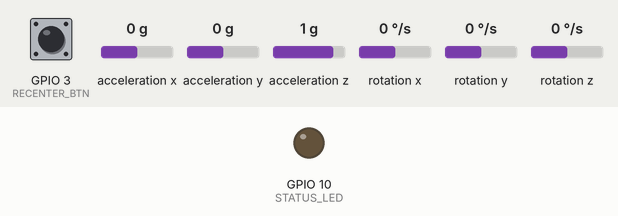
This sketch was run on a simulated ESP32-C3. Shown: output pins drawn as LEDs (lit = HIGH). Wiring (inferred from the names in the program): MPU-6050 motion sensor at I2C address 0x68. The test bench sets the inputs (shaded band); at power-on: GPIO 3 (RECENTER_BTN) HIGH, acceleration x 0 g, acceleration y 0 g, acceleration z 1 g, rotation x 0 °/s, rotation y 0 °/s, rotation z 0 °/s.

Above: at 0.1 s.
At 1.5 s:
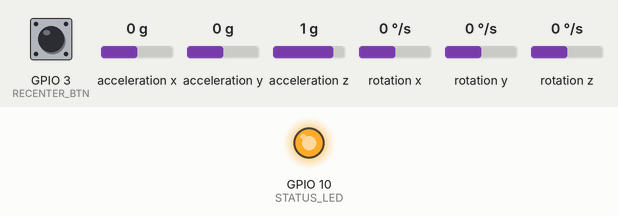
Timing chart, 0 to 3.0 s (numbered marks = the images above):
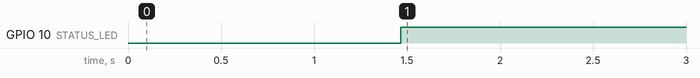

The sketch:

transmissor_c3_giroscopio.ino
```cpp
/*
 * OCTA ESP-NOW VR - TRANSMISSOR (head-tracker)
 * Placa: ESP32-C3 Super Mini.  Giroscopio: MPU6050 (I2C).  LED vermelho 2 pinos (status).
 *
 * MOVER A CABECA MOVE O GIMBAL (1:1):
 *   - inclinar (acenar) -> TILT   : vem do acelerometro (sem drift).
 *   - virar p/ os lados (yaw) -> PAN : vem do giroscopio INTEGRADO.
 *
 * ATENCAO ao yaw (pan): como o MPU6050 nao tem bussola, o pan e integrado e
 * DERIVA devagar. Por isso:
 *   1) Mantenha o controle PARADO ~1s ao ligar (calibra o zero do giroscopio).
 *   2) Use o BOTAO DE RECENTRALIZAR pra zerar o pan quando estiver olhando pra frente.
 *
 * LED de status:
 *   - PISCANDO  = procurando / sem conexao
 *   - ACESO FIXO = conectado (receptor recebendo)
 *
 * NAO precisa de biblioteca extra (MPU6050 lido direto por Wire).
 *
 * >>> ANTES DE USAR: cole em RECEIVER_MAC o MAC que o Octabot imprime no Serial. <<<
 *
 * Ligacao:
 *   MPU6050: VCC->3V3, GND->GND, SDA->GPIO8, SCL->GPIO9
 *   LED vermelho: GPIO10 -> resistor ~220ohm -> LED(+) ; LED(-) -> GND
 *   Botao recentralizar: GPIO3 -> botao -> GND  (usa pull-up interno)
 */

#include <WiFi.h>
#include <esp_now.h>
#include <esp_wifi.h>
#include <Wire.h>

// ===================== AJUSTES =====================
uint8_t RECEIVER_MAC[] = {0x00,0x00,0x00,0x00,0x00,0x00}; // <-- COLE o MAC do Octabot
#define WIFI_CANAL    1

#define SDA_PIN       8
#define SCL_PIN       9
#define STATUS_LED    10
#define RECENTER_BTN  3          // botao p/ GND (zera o pan)
#define MPU_ADDR      0x68

// Ganho: 1.0 = 1:1 (virar a cabeca 90 graus = gimbal 90 graus).
const float PAN_GANHO  = 1.0;
const float TILT_GANHO = 1.0;
const bool  PAN_INVERTE  = false;
const bool  TILT_INVERTE = false;
// ===================================================

typedef struct { int pan; int tilt; } Pacote;
Pacote pac;

volatile unsigned long ultimoOk = 0;
void onSent(const uint8_t* mac, esp_now_send_status_t status){
  if(status == ESP_NOW_SEND_SUCCESS) ultimoOk = millis();
}

float gyBias=0, gzBias=0;     // offset do giroscopio (calibrado no boot)
float pitch=0, yaw=0;         // angulos estimados (graus)
unsigned long ultimoMicros=0;

void mpuEscreve(uint8_t reg, uint8_t val){
  Wire.beginTransmission(MPU_ADDR); Wire.write(reg); Wire.write(val); Wire.endTransmission(true);
}
// Le accel(g) e gyro(graus/s)
bool mpuLer(float&ax,float&ay,float&az,float&gx,float&gy,float&gz){
  Wire.beginTransmission(MPU_ADDR); Wire.write(0x3B);
  if(Wire.endTransmission(false)!=0) return false;
  if(Wire.requestFrom(MPU_ADDR,14,true)!=14) return false;
  int16_t axr=(Wire.read()<<8)|Wire.read();
  int16_t ayr=(Wire.read()<<8)|Wire.read();
  int16_t azr=(Wire.read()<<8)|Wire.read();
  Wire.read();Wire.read();                 // temperatura (ignora)
  int16_t gxr=(Wire.read()<<8)|Wire.read();
  int16_t gyr=(Wire.read()<<8)|Wire.read();
  int16_t gzr=(Wire.read()<<8)|Wire.read();
  ax=axr/16384.0; ay=ayr/16384.0; az=azr/16384.0;   // +-2g
  gx=gxr/131.0;   gy=gyr/131.0;   gz=gzr/131.0;      // +-250 graus/s
  return true;
}

void calibrarGiro(){            // media com o controle PARADO
  float sy=0,sz=0; int n=0;
  for(int i=0;i<300;i++){
    float ax,ay,az,gx,gy,gz;
    if(mpuLer(ax,ay,az,gx,gy,gz)){ sy+=gy; sz+=gz; n++; }
    delay(3);
  }
  if(n){ gyBias=sy/n; gzBias=sz/n; }
}

void setup(){
  pinMode(STATUS_LED,OUTPUT);
  pinMode(RECENTER_BTN,INPUT_PULLUP);

  Wire.begin(SDA_PIN,SCL_PIN);
  mpuEscreve(0x6B,0);           // acorda o MPU6050
  delay(100);
  calibrarGiro();               // << fique parado ao ligar

  WiFi.mode(WIFI_STA);
  esp_wifi_set_channel(WIFI_CANAL, WIFI_SECOND_CHAN_NONE);
  if(esp_now_init()!=ESP_OK){ while(true){ digitalWrite(STATUS_LED, millis()%120<60);} }
  esp_now_register_send_cb(onSent);
  esp_now_peer_info_t peer={};
  memcpy(peer.peer_addr,RECEIVER_MAC,6);
  peer.channel=WIFI_CANAL; peer.encrypt=false;
  esp_now_add_peer(&peer);

  ultimoMicros=micros();
}

unsigned long ultimoEnvio=0, ultimoBlink=0;
bool ledEst=false;

void loop(){
  float ax,ay,az,gx,gy,gz;
  unsigned long agora=micros();
  float dt=(agora-ultimoMicros)/1000000.0;
  ultimoMicros=agora;
  if(dt<=0||dt>0.2) dt=0.01;    // protege contra saltos

  if(mpuLer(ax,ay,az,gx,gy,gz)){
    // TILT: filtro complementar (acelerometro corrige o drift do giro)
    float accPitch = atan2(-ax, sqrt(ay*ay+az*az)) * 57.2958;
    pitch = 0.98*(pitch + (gy-gyBias)*dt) + 0.02*accPitch;
    // PAN (yaw): integra o giroscopio (deriva devagar -> botao recentraliza)
    yaw += (gz-gzBias)*dt;
  }

  if(digitalRead(RECENTER_BTN)==LOW){ yaw=0; }   // recentraliza o pan

  // Envia ~25x/s
  if(millis()-ultimoEnvio>=40){
    ultimoEnvio=millis();
    float p = 90 + yaw   * PAN_GANHO  * (PAN_INVERTE ?-1:1);
    float t = 90 + pitch * TILT_GANHO * (TILT_INVERTE?-1:1);
    pac.pan  = constrain((int)p, 0, 180);
    pac.tilt = constrain((int)t, 0, 180);
    esp_now_send(RECEIVER_MAC,(uint8_t*)&pac,sizeof(pac));
  }

  // LED: conectado = fixo; senao = piscando
  if(millis()-ultimoOk < 500){ digitalWrite(STATUS_LED,HIGH); }
  else if(millis()-ultimoBlink>200){ ultimoBlink=millis(); ledEst=!ledEst; digitalWrite(STATUS_LED,ledEst); }
}
```

Measured:
- by itself, GPIO 10 (STATUS_LED): LOW → HIGH at 1.5 s
